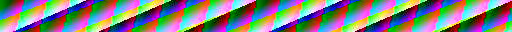
#> input picture fpga/sim/base6007.jpg, 512 x 32 px
$ python measure_dual_shear.py ../fpga/sim/base6007.jpg
#> lines starting #> are read from the running program, lines starting #| are printed output that depends on the picture
#!/usr/bin/env python3
# -*- coding: utf-8 -*-
"""measure_dual_shear.py —— 量双目拼接里"半边图像每行被平移了多少像素"

判断依据：
  1) 相邻两行做 1D 归一化相关，求平移量（同时报告"次优峰"离最优峰多远，
     避免被图像里的重复结构骗到）；
  2) 用"逐行反向平移后竖直梯度能量"做一次全局扫描：只有把一行的错位
     抵消掉，图像才会重新变成一幅连贯的画面，竖直梯度能量出现明显峰值。
     这一步不依赖相关峰，是独立验证。

用法(板上):
    /opt/miniforge3/envs/mlk-ov/bin/python measure_dual_shear.py /tmp/dual_snap.jpg
"""
from __future__ import print_function

import sys

import cv2
import numpy as np


def row_shift(a, b, maxs=20):
    """返回 (最优平移, 最优相关, 次优相关)。"""
    scores = {}
    for s in range(-maxs, maxs + 1):
        if s >= 0:
            x, y = a[s:], b[:b.size - s]
        else:
            x, y = a[:a.size + s], b[-s:]
        if x.size < 400:
            continue
        x = x - x.mean()
        y = y - y.mean()
        d = float(np.sum(x * y) / (np.sqrt(np.sum(x * x) * np.sum(y * y)) + 1e-9))
        scores[s] = d
    if not scores:
        return 0, -1.0, 1.0
    best_s = max(scores, key=scores.get)
    best = scores[best_s]
    second = -1.0
    for s, v in scores.items():
        if abs(s - best_s) > 3:
            second = max(second, v)
    return best_s, best, second


def deskew_scan(half, kmin=-12.0, kmax=12.0, step=0.25):
    """对候选斜率 k(px/row) 逐行反向平移，返回让竖直梯度最大的 k。"""
    g = half.astype(np.float32)[::3, ::3]
    hh, ww = g.shape
    ys = np.arange(hh, dtype=np.float32) * 3.0
    xs = np.arange(ww, dtype=np.float32)[None, :].repeat(hh, axis=0)
    mapy = np.arange(hh, dtype=np.float32)[:, None].repeat(ww, axis=1)
    best = (-1.0, 0.0)
    k = kmin
    while k <= kmax + 1e-6:
        mapx = np.mod(xs - k * ys[:, None], ww - 1).astype(np.float32)
        dw = cv2.remap(g, mapx, mapy, cv2.INTER_LINEAR,
                       borderMode=cv2.BORDER_WRAP)
        gy = float(np.abs(np.diff(dw, axis=0)).mean())
        if gy > best[0]:
            best = (gy, k)
        k += step
    return best


def main():
    path = sys.argv[1] if len(sys.argv) > 1 else "/tmp/dual_snap.jpg"
    img = cv2.imread(path, cv2.IMREAD_GRAYSCALE)
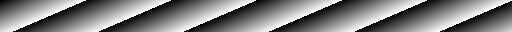
#> img: shape (32, 512); min 0, max 255, mean 127.8
    if img is None:
        raise SystemExit("读不到 %s" % path)
    h, w = img.shape
#> h = 32; w = 512
    hw = w // 2
#> hw = 256
    print("图像 %dx%d，右半边 x=%d..%d" % (w, h, hw, w - 1))
#| 图像 512x32，右半边 x=256..511

    for tag, half in (("左(cam1)", img[:, :hw]), ("右(cam0)", img[:, hw:])):
        g = half.astype(np.float32)
        shifts, ratios = [], []
        for i in range(20, h - 2, 7):
            a, b = g[i], g[i + 1]
            if a.std() < 3.0 or b.std() < 3.0:
                continue
            s, sc, second = row_shift(a, b)
            if sc < 0.2:                  # 相关性太差的行不算
                continue
            shifts.append(s)
            ratios.append(second / sc if sc > 1e-6 else 1.0)
        if not shifts:
            print("%s: 没有可用的行" % tag)
            continue
        s = np.array(shifts, dtype=np.float32)
        print("%s: 相邻行平移 中位 %.2f px/row  (样本 %d, 次优/最优相关比 %.2f)"
              % (tag, float(np.median(s)), s.size, float(np.median(ratios))))
        print("        外推到 1000 行 ≈ %.0f px（图宽 %d）"
              % (float(np.median(s)) * 1000, hw))
        gy, k = deskew_scan(half)
        print("        去斜扫描: 竖直梯度最佳斜率 k = %.2f px/row (能量 %.2f)"
              % (k, gy))
#> this loop made 2 passes
#> tag on passes 1 to 2: '左(cam1)', '右(cam0)'
#| 左(cam1): 没有可用的行
#| 右(cam0): 没有可用的行
#> pass 1, in main, `g = half.astype(np.float32)`:
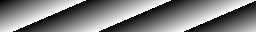
#> g: shape (32, 256) float32; min 0, max 255, mean 127.8


if __name__ == "__main__":
    sys.exit(main())
#> (the program exits here)

$ run again, on fpga/sim/board_frame2.jpg
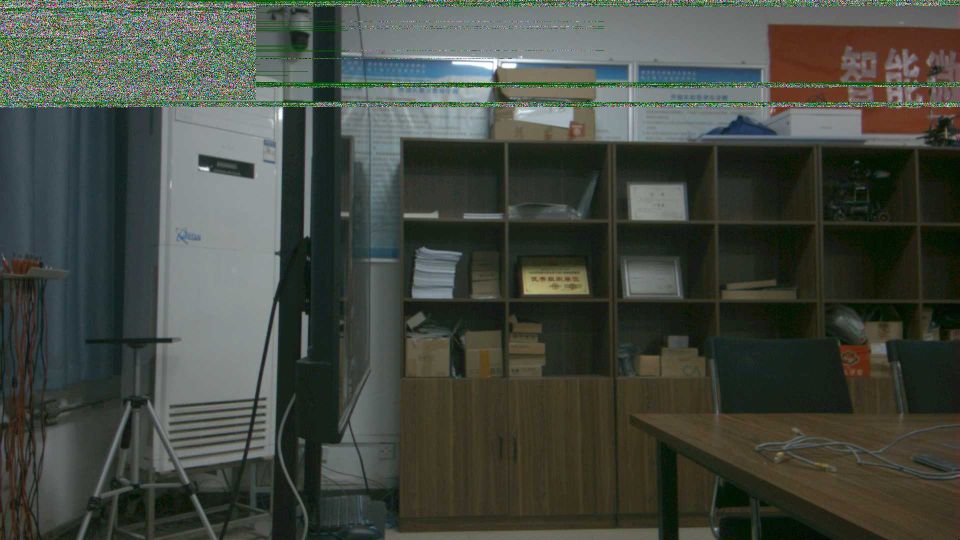
#> input picture fpga/sim/board_frame2.jpg, 1920 x 1080 px (shown at 1/2 size)
#| 图像 1920x1080，右半边 x=960..1919
#> the loop in main, `for tag, half in (("左(cam1)", img[:, :hw]), ("右(cam0)", img[:, hw:])):` made 2 passes
#> (tag, hh in deskew_scan, ww in deskew_scan, k, gy) on pass 1: ('左(cam1)', 360, 320, 12, 41.99)
#> (printed output is left out)
#> pass 1, in deskew_scan, `g = half.astype(np.float32)[::3, ::3]`:
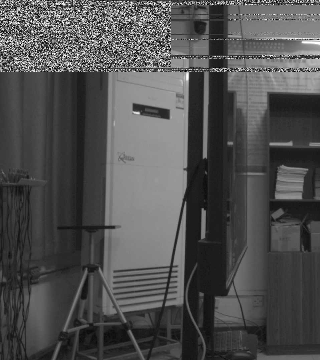
#> g: shape (360, 320) float32; min 0, max 255, mean 80.1
#> pass 1, in deskew_scan, `mapy = np.arange(hh, dtype=np.float32)[:, None].repeat(ww, axis=1)`:
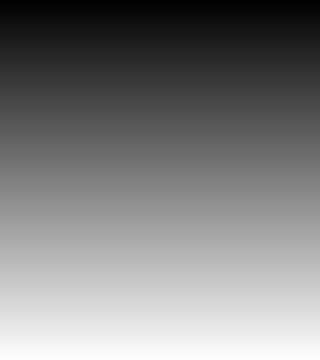
#> mapy: shape (360, 320) float32; min 0, max 359, mean 179.5; drawn with min black and max white
